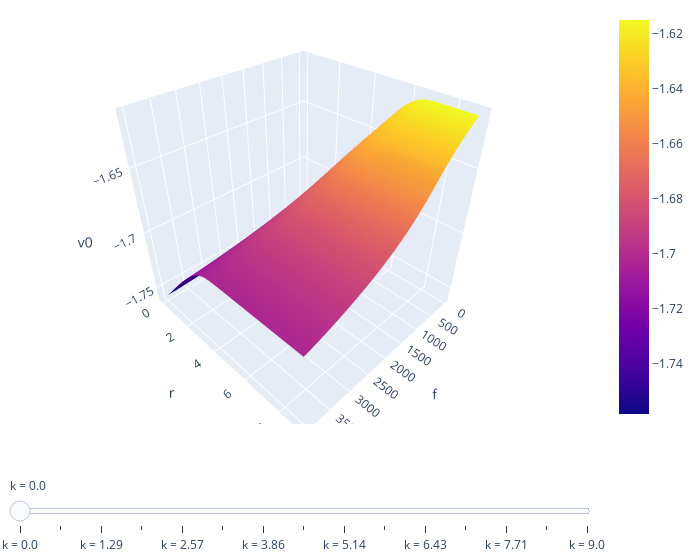

This figure's notebook cell:
### Code cell
# surface_plot('f', 'r', 'v0', 'k', "HJB_boundary_test_natural.mat")
surface_plot('f', 'r', 'v0', 'k', "HJB_boundary_test_zero_first.mat")
